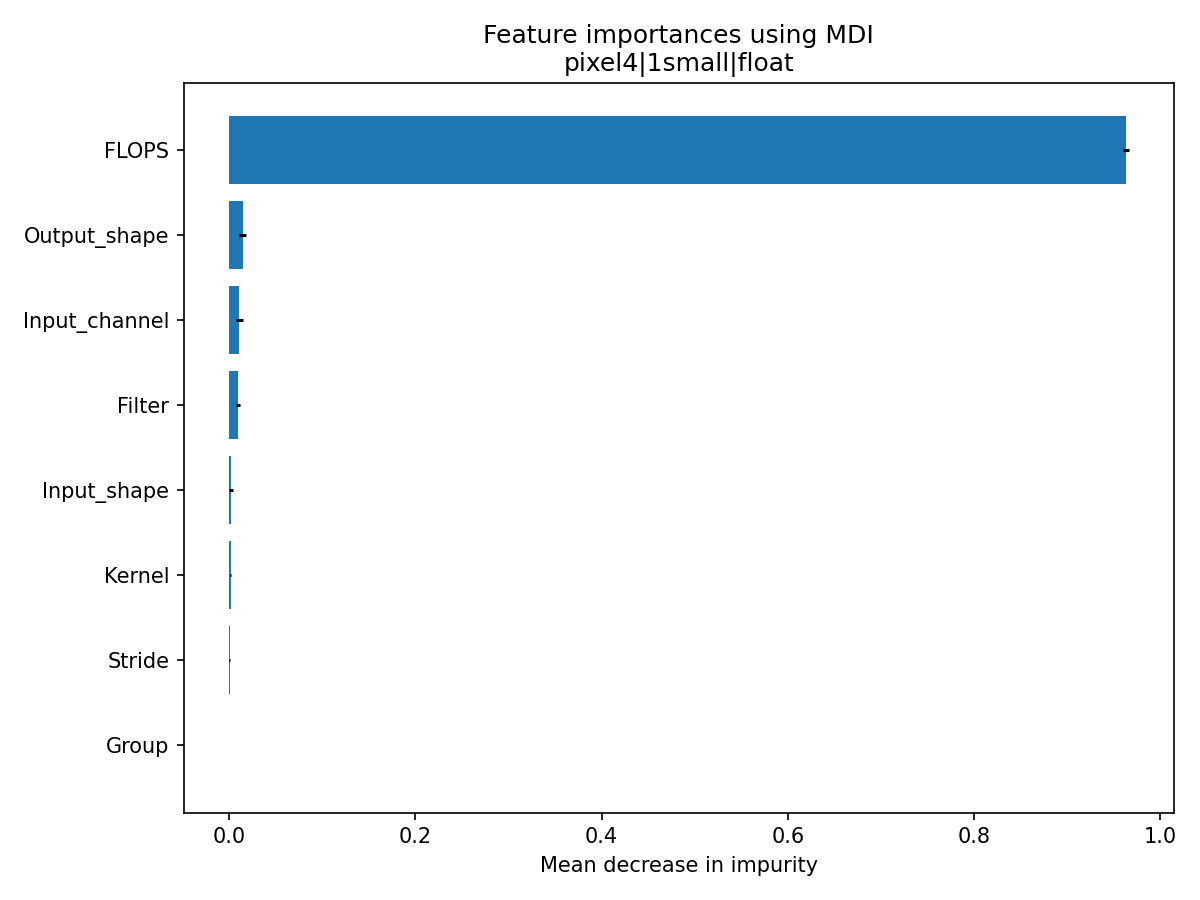

Write Python code to recreate this figure.
import numpy as np
import matplotlib.pyplot as plt
from sklearn.ensemble import RandomForestRegressor

from data_utils import load_and_preprocess, FEATURE_COLS

PIXEL4_COLUMNS = [
    "pixel4|1large|float",
    "pixel4|1med|float",
    "pixel4|2med|float",
    "pixel4|3med|float",
    "pixel4|1large1med|float",
    "pixel4|1small|float",
    "pixel4|2small|float",
    "pixel4|3small|float",
    "pixel4|4small|float",
    "pixel4|1large|quant",
    "pixel4|1med|quant",
    "pixel4|2med|quant",
    "pixel4|3med|quant",
    "pixel4|1large1med|quant",
    "pixel4|1small|quant",
    "pixel4|2small|quant",
    "pixel4|3small|quant",
    "pixel4|4small|quant",
]


import os

OUTPUT_DIR = "feature_importancesRF"

if __name__ == "__main__":
    os.makedirs(OUTPUT_DIR, exist_ok=True)

    for target in PIXEL4_COLUMNS:
        print(f"Processing {target}...")

        X, y = load_and_preprocess(target_col=target)

        rf = RandomForestRegressor(n_estimators=300, random_state=42, n_jobs=-1)
        rf.fit(X, y)

        importances = rf.feature_importances_
        std = np.std([tree.feature_importances_ for tree in rf.estimators_], axis=0)

        indices = np.argsort(importances)
        sorted_features = [FEATURE_COLS[i] for i in indices]
        sorted_importances = importances[indices]
        sorted_std = std[indices]

        fig, ax = plt.subplots(figsize=(8, 6))
        ax.barh(sorted_features, sorted_importances, xerr=sorted_std, align="center")
        ax.set_title(f"Feature importances using MDI\n{target}")
        ax.set_xlabel("Mean decrease in impurity")

        plt.tight_layout()

        filename = os.path.join(OUTPUT_DIR, f"{target.replace('|', '_')}_featureimportance.png")
        plt.savefig(filename, dpi=150)
        plt.close()
        print(f"  Saved {filename}")

    print("\nAll done!")
